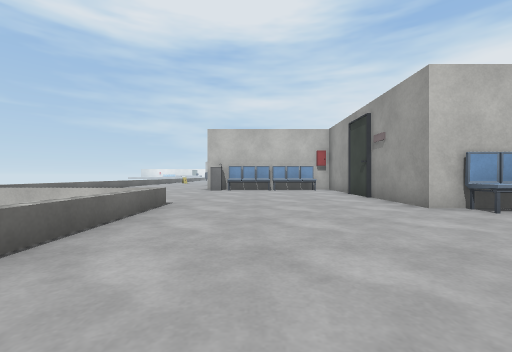
view 1 (above)

24 first-person views from a walk through a Unity game level. The camera is 0.64 m above the floor, looks level and sees 90° across. The floor is counted in squares, 1 m on a side. Each view is taken from the middle of a square. On the plan, view 1 faces up. The plan holds only what a view shows up to about 9 squares ahead; the rest is blank. The place goes on beyond the plan. The player is left out. Some animated figures are left out. Surface patterns are stand-ins for the level's own textures.

view 2
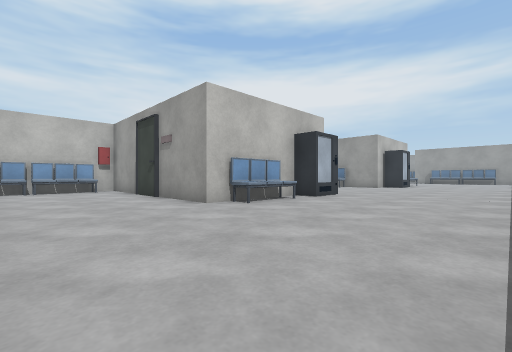

view 3
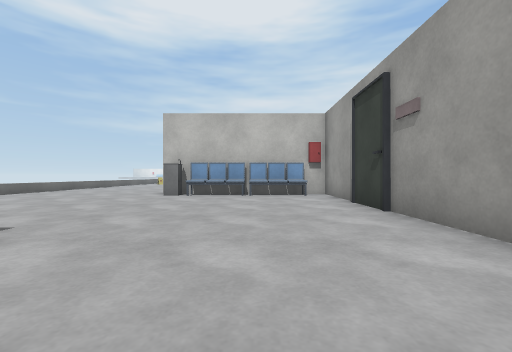

view 4
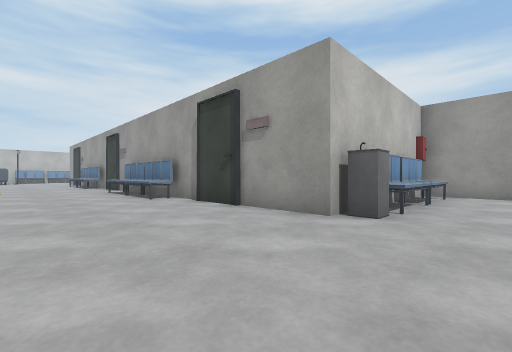

view 5
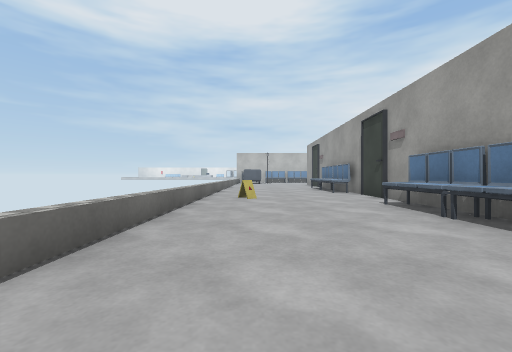

view 6
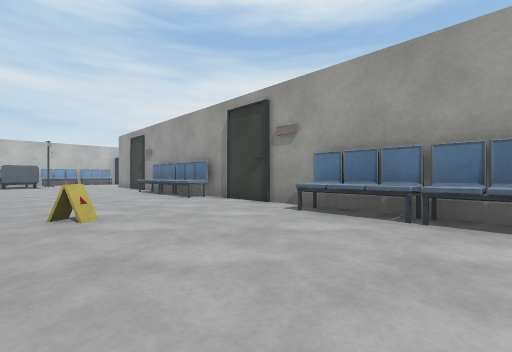

view 7
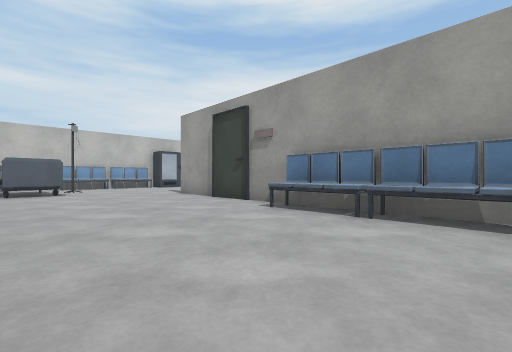

view 8
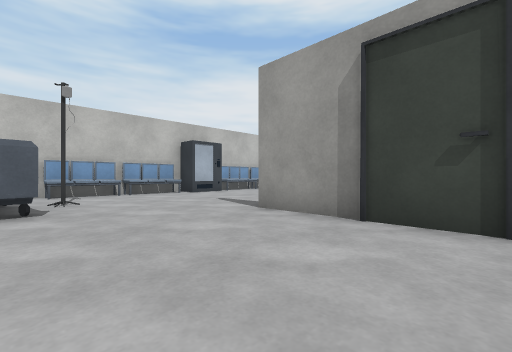

view 9
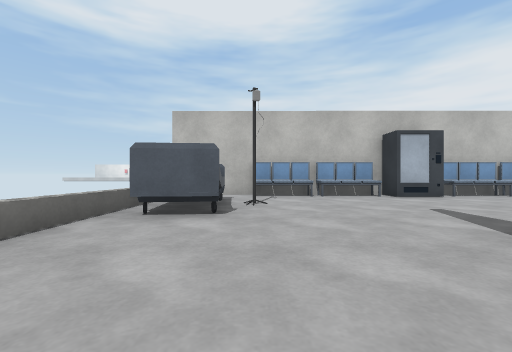

view 10
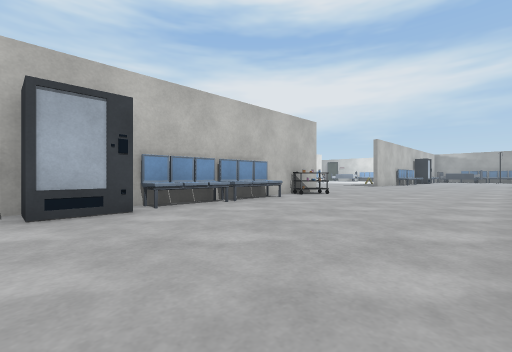

view 11
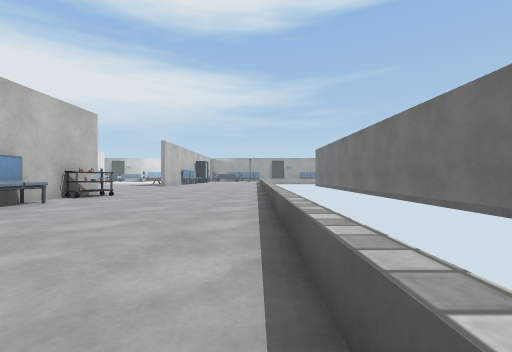

view 12
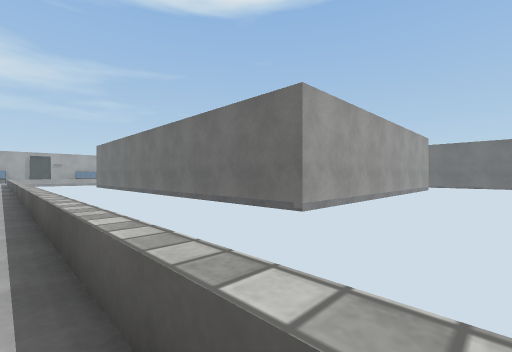

view 13
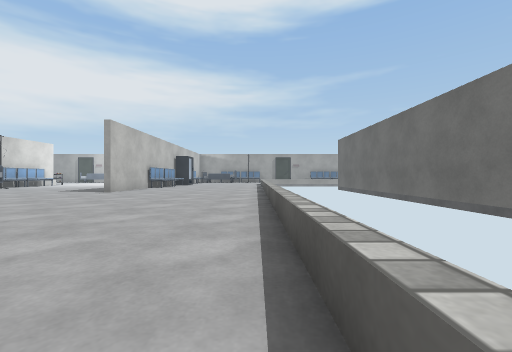

view 14
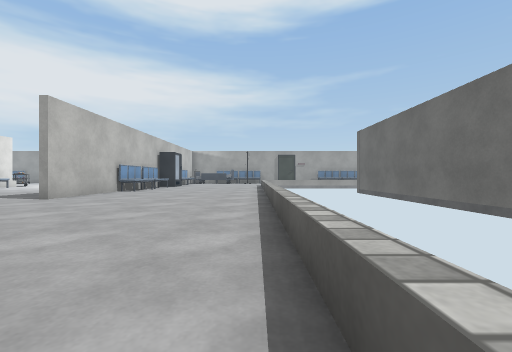

view 15
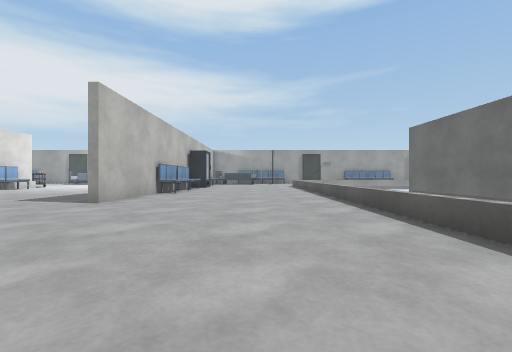

view 16
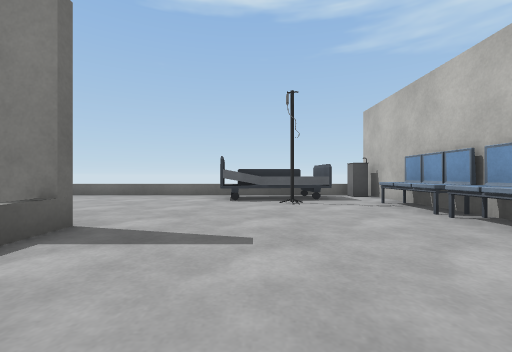

view 17
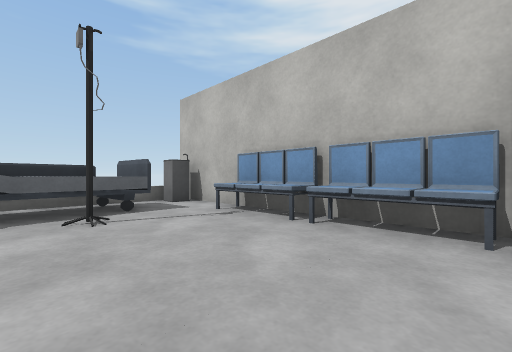

view 18
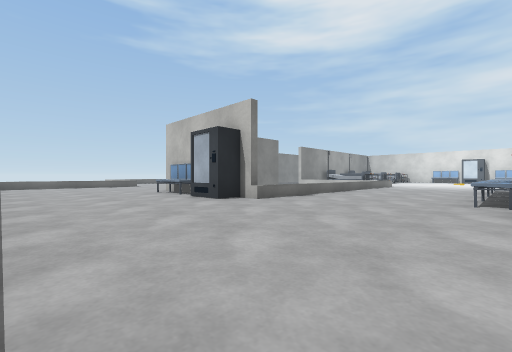

view 19
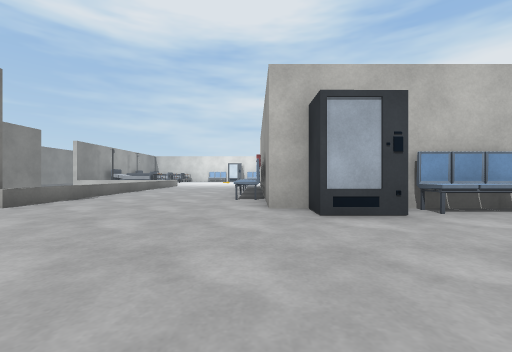

view 20
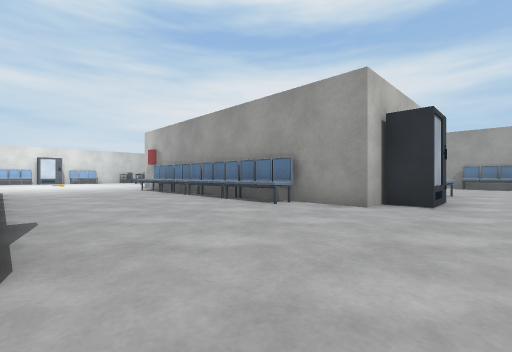

view 21
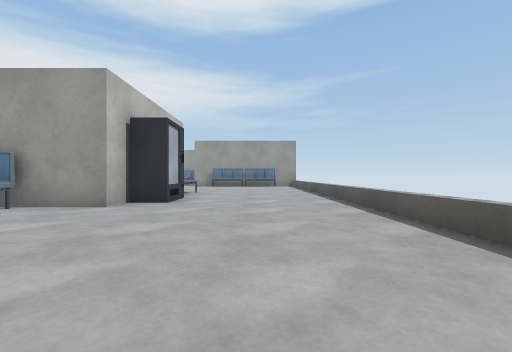

view 22
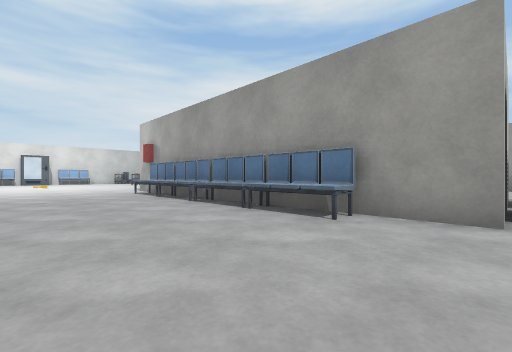

view 23
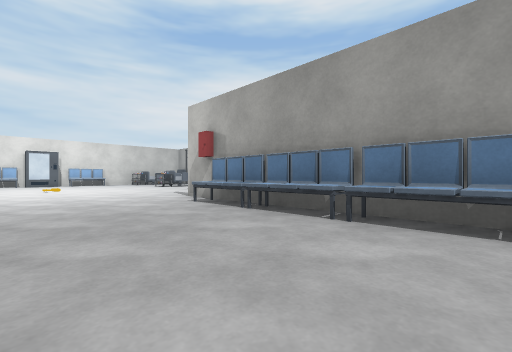

view 24
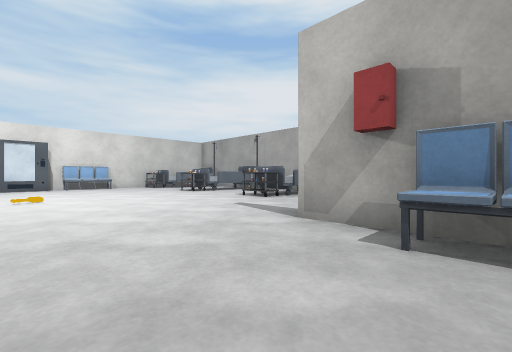

### Floor plan
Key: @ floor where view 1 was taken; # wall or solid block; . floor; = window, fence, low wall or low ledge; C chair; O other object.
Columns run from 8 left of view 1 to 18 right of it. Each row starts with its distance up from view 1.
 40 #################  ....####
 39 =O CCCCCOCCCCC.O. .........
 38 =OO........................
 37 =OOO.......................
 36 =OO........................
 35 =OO........................
 34 =..........................
 33 =.....#====================
 32 =.....#
 31 =.....#
 30 =.....#
 29  .....#    ################
 28  ....C#    #
 27  ....C#   #
 26  ....C#   #        ..
 25  ....C#   #        ...
 24 =.....#            ....
 23 =.....#            .....
 22 =.=...#            .O....
 21 =....C#           ........
 20 =....C#           .......OO
 19 =....C#           ........O
 18 =....C#           ........
 17 =....C#           ......
 16  .....#           .....=
 15   ....#          =.....#
 14   ....#          =....C
 13   ....##         =....#
 12 =.....O#C#C##    =....C
 11  ......CCCC.#    =....#
 10   ..........#    =....C
  9 =  .........#    =....#
  8 =   ........#    =....C
  7      .......#    =....##
  6   =====.....#    =.....#
  5      #=.....#C####.....###C
  4       =........##......#O..
  3       =....................
  2       =....................
  1        ....................
  0         @..................
 -1                    ========

Where each view was taken, in squares from view 1:
view 1: 0 up, 0 right, facing up
view 2: 0 up, 0 right, facing up-right
view 3: 3 up, 1 right, facing up
view 4: 10 up, 6 left, facing up-right
view 5: 15 up, 6 left, facing up
view 6: 18 up, 7 left, facing up-right
view 7: 25 up, 7 left, facing up-right
view 8: 30 up, 6 left, facing up-right
view 9: 31 up, 5 left, facing up
view 10: 34 up, 1 left, facing up-right
view 11: 34 up, 1 left, facing right
view 12: 34 up, 1 left, facing down-right
view 13: 34 up, 5 right, facing right
view 14: 34 up, 8 right, facing right
view 15: 36 up, 9 right, facing right
view 16: 36 up, 1 right, facing left
view 17: 36 up, 1 left, facing up-left
view 18: 0 up, 14 right, facing up-left
view 19: 0 up, 14 right, facing up
view 20: 3 up, 9 right, facing up-right
view 21: 2 up, 9 right, facing right
view 22: 5 up, 10 right, facing up-right
view 23: 9 up, 10 right, facing up-right
view 24: 14 up, 11 right, facing up-right
